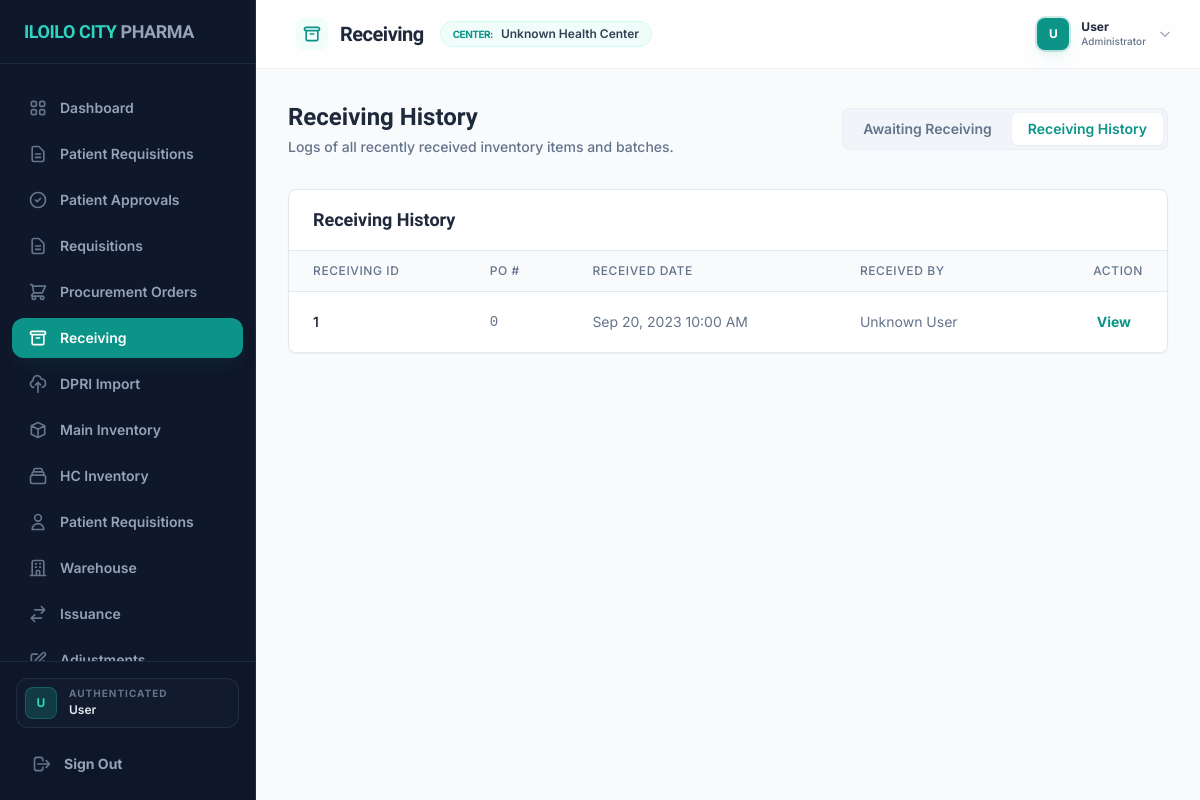
The app's page /index.php?page=receiving&tab=history (signed in) with its own data.
### tables this page shows
CREATE TABLE Receiving (
    ReceivingID INT AUTO_INCREMENT PRIMARY KEY,
    UserID INT,
    POID INT,
    ReceivedDate DATETIME NOT NULL,
    CreatedAt TIMESTAMP DEFAULT CURRENT_TIMESTAMP,
    FOREIGN KEY (UserID) REFERENCES Users(UserID) ON DELETE SET NULL,
    FOREIGN KEY (POID) REFERENCES ProcurementOrder(POID) ON DELETE SET NULL
);

### includes/db.php (called while the page is built, shortened)
<?php
class Database {
    private static $instance = null;
    private $conn;
    private function __construct() {
        try {
            $dsn = "mysql:host=" . DB_HOST . ";dbname=" . DB_NAME . ";charset=" . DB_CHARSET;
            $options = [
                PDO::ATTR_ERRMODE            => PDO::ERRMODE_EXCEPTION,
                PDO::ATTR_DEFAULT_FETCH_MODE => PDO::FETCH_ASSOC,
                PDO::ATTR_EMULATE_PREPARES   => false,
            ];
            $this->conn = new PDO($dsn, DB_USER, DB_PASS, $options);
        } catch (PDOException $e) {
            error_log("Database Connection Error: " . $e->getMessage());
            throw new Exception("Database connection failed. Please check your configuration.");
        }
    }
    public static function getInstance() {
        if (self::$instance === null) {
            self::$instance = new Database();
        }
        return self::$instance;
    }
    public function fetchAll($sql, $params = []) {
        try {
            $stmt = $this->conn->prepare($sql);
            $stmt->execute($params);
            return $stmt->fetchAll();
        } catch (PDOException $e) {
            error_log("Fetch All Error: " . $e->getMessage());
            return [];
        }
    }
}
$db = Database::getInstance();
function get_data($file) {
    global $db;
    switch($file) {
        case 'users':
            return $db->fetchAll("SELECT UserID, FName as FirstName, MName as MiddleName, LName as LastName, Role, Username, Password, HealthCenterID, EmailNotifications, InAppNotifications, ThemePreference FROM Users");
        case 'health_centers':
            return $db->fetchAll("SELECT * FROM HealthCenters");
        case 'procurement_orders':
            $pos = $db->fetchAll("SELECT po.*, s.Name as SupplierName, hc.Name as HealthCenterName, c.ContractNumber as LinkedContractNumber FROM ProcurementOrder po LEFT JOIN Supplier s ON po.SupplierID = s.SupplierID LEFT JOIN HealthCenters hc ON po.HealthCenterID = hc.HealthCenterID LEFT JOIN Contract c ON po.ContractID = c.ContractID ORDER BY po.PODate DESC");
            if (empty($pos)) return [];
            return $pos;
        case 'receivings':
            $receivings = $db->fetchAll("SELECT * FROM Receiving ORDER BY ReceivedDate DESC");
            foreach ($receivings as &$rcv) {
                $rcv['ReceivedItems'] = $db->fetchAll(
                    "SELECT ri.*, cib.*, i.ItemName FROM ReceivingItem ri
                     JOIN CentralInventoryBatch cib ON ri.BatchID = cib.BatchID
                     JOIN Item i ON cib.ItemID = i.ItemID
                     WHERE ri.ReceivingID = ?",
                    [$rcv['ReceivingID']]
                );
            }
            return $receivings;
    }
}

### pages/receiving.php (the view, shortened to what this page needs)
<?php
$procurementOrders = get_data('procurement_orders');
$receivings = get_data('receivings');
$users = get_data('users');
$posToReceive = array_filter($procurementOrders, function($po) {
    return $po['StatusType'] === 'Approved';
});
function getUserFullName($userId, $users) {
    return 'Unknown User';
}
function getPONumber($poid, $procurementOrders) {
    return $poid;
}
$tab = $_GET['tab'] ?? 'awaiting';
?>
<div class="space-y-6">
    <div class="flex flex-col md:flex-row md:items-center justify-between gap-6 mb-8">
        <div class="space-y-1">
            <h2 class="text-2xl font-bold text-slate-800 dark:text-white">
                <?php echo $tab === 'awaiting' ? 'Awaiting Receiving' : 'Receiving History'; ?>
            </h2>
            <p class="text-slate-500 font-medium text-sm">
                <?php echo $tab === 'awaiting' ? 'Inspect and process incoming shipments from procurement orders.' : 'Logs of all recently received inventory items and batches.'; ?>
            </p>
        </div>
        <div class="flex space-x-1 bg-slate-100 dark:bg-slate-900/50 p-1 rounded-lg border border-slate-200/50 dark:border-slate-800/50">
            <a href="index.php?page=receiving&tab=awaiting" class="px-4 py-1.5 text-sm font-semibold rounded-md transition-colors <?php echo $tab === 'awaiting' ? 'bg-white dark:bg-slate-600 shadow-sm text-primary dark:text-white' : 'text-slate-500 dark:text-slate-400 hover:bg-white/50 dark:hover:bg-slate-600/50'; ?>">Awaiting Receiving</a>
            <a href="index.php?page=receiving&tab=history" class="px-4 py-1.5 text-sm font-semibold rounded-md transition-colors <?php echo $tab === 'history' ? 'bg-white dark:bg-slate-600 shadow-sm text-primary dark:text-white' : 'text-slate-500 dark:text-slate-400 hover:bg-white/50 dark:hover:bg-slate-600/50'; ?>">Receiving History</a>
        </div>
    </div>
    <?php if ($tab === 'awaiting'): ?>
        <div class="bg-white dark:bg-slate-800 rounded-lg shadow-sm border border-slate-200 dark:border-slate-700 overflow-hidden">
            <div class="px-6 py-4 border-b border-slate-200 dark:border-slate-700">
                <h3 class="text-lg font-semibold text-slate-800 dark:text-white">Procurement Orders - Approved for Receiving</h3>
            </div>
            <div class="overflow-x-auto">
                <table class="min-w-full divide-y divide-slate-200 dark:divide-slate-700">
                    <thead class="bg-slate-50 dark:bg-slate-700">
                        <tr>
                            <th class="px-6 py-3 text-left text-xs font-medium text-slate-500 dark:text-slate-300 uppercase tracking-wider">PO #</th>
                            <th class="px-6 py-3 text-left text-xs font-medium text-slate-500 dark:text-slate-300 uppercase tracking-wider">Supplier</th>
                            <th class="px-6 py-3 text-left text-xs font-medium text-slate-500 dark:text-slate-300 uppercase tracking-wider">PO Date</th>
                            <th class="px-6 py-3 text-left text-xs font-medium text-slate-500 dark:text-slate-300 uppercase tracking-wider">Status</th>
                            <th class="px-6 py-3 text-right text-xs font-medium text-slate-500 dark:text-slate-300 uppercase tracking-wider">Action</th>
                        </tr>
                    </thead>
                    <tbody class="bg-white dark:bg-slate-800 divide-y divide-slate-200 dark:divide-slate-700">
                        <?php if (empty($posToReceive)): ?>
                            <tr>
                                <td colspan="5" class="px-6 py-8 text-center text-slate-500 dark:text-slate-400">
                                    No procurement orders are currently approved for receiving.
                                </td>
                            </tr>
                        <?php else: ?>
                            <?php foreach ($posToReceive as $po): ?>
                            <tr>
                                <td class="px-6 py-4 whitespace-nowrap text-sm font-medium text-slate-900 dark:text-white"><?php echo $po['PONumber']; ?></td>
                                <td class="px-6 py-4 whitespace-nowrap text-sm text-slate-500 dark:text-slate-400"><?php echo $po['SupplierName'] ?? 'Unknown Supplier'; ?></td>
                                <td class="px-6 py-4 whitespace-nowrap text-sm text-slate-500 dark:text-slate-400"><?php echo date('M d, Y', strtotime($po['PODate'])); ?></td>
                                <td class="px-6 py-4 whitespace-nowrap">
                                    <span class="px-2 inline-flex text-xs leading-5 font-semibold rounded-full bg-green-100 text-green-800">
                                        <?php echo $po['StatusType']; ?>
                                    </span>
                                </td>
                                <td class="px-6 py-4 whitespace-nowrap text-right text-sm font-medium">
                                    <a href="index.php?page=receive_items&id=<?php echo $po['POID']; ?>" class="text-primary hover:text-cyan-900 dark:hover:text-cyan-400 font-medium">Receive Items</a>
                                </td>
                            </tr>
                            <?php endforeach; ?>
                        <?php endif; ?>
                    </tbody>
                </table>
            </div>
        </div>
    <?php else: ?>
        <div class="bg-white dark:bg-slate-800 rounded-lg shadow-sm border border-slate-200 dark:border-slate-700 overflow-hidden">
             <div class="px-6 py-4 border-b border-slate-200 dark:border-slate-700">
                <h3 class="text-lg font-semibold text-slate-800 dark:text-white">Receiving History</h3>
            </div>
            <div class="overflow-x-auto">
                <table class="min-w-full divide-y divide-slate-200 dark:divide-slate-700">
                    <thead class="bg-slate-50 dark:bg-slate-700">
                        <tr>
                            <th class="px-6 py-3 text-left text-xs font-medium text-slate-500 dark:text-slate-300 uppercase tracking-wider">Receiving ID</th>
                            <th class="px-6 py-3 text-left text-xs font-medium text-slate-500 dark:text-slate-300 uppercase tracking-wider">PO #</th>
                            <th class="px-6 py-3 text-left text-xs font-medium text-slate-500 dark:text-slate-300 uppercase tracking-wider">Received Date</th>
                            <th class="px-6 py-3 text-left text-xs font-medium text-slate-500 dark:text-slate-300 uppercase tracking-wider">Received By</th>
                            <th class="px-6 py-3 text-right text-xs font-medium text-slate-500 dark:text-slate-300 uppercase tracking-wider">Action</th>
                        </tr>
                    </thead>
                    <tbody class="bg-white dark:bg-slate-800 divide-y divide-slate-200 dark:divide-slate-700">
                        <?php if (empty($receivings)): ?>
                             <tr>
                                <td colspan="4" class="px-6 py-8 text-center text-slate-500 dark:text-slate-400">
                                    No receiving history found.
                                </td>
                            </tr>
                        <?php else: ?>
                            <?php foreach ($receivings as $rec): ?>
                            <tr>
                                <td class="px-6 py-4 whitespace-nowrap text-sm font-medium text-slate-900 dark:text-white"><?php echo $rec['ReceivingID']; ?></td>
                                <td class="px-6 py-4 whitespace-nowrap text-sm font-mono text-slate-500 dark:text-slate-400"><?php echo getPONumber($rec['POID'], $procurementOrders); ?></td>
                                <td class="px-6 py-4 whitespace-nowrap text-sm text-slate-500 dark:text-slate-400"><?php echo date('M d, Y h:i A', strtotime($rec['ReceivedDate'])); ?></td>
                                <td class="px-6 py-4 whitespace-nowrap text-sm text-slate-500 dark:text-slate-400"><?php
                                    $userName = getUserFullName($rec['UserID'], $users);
                                    echo $userName;
                                ?></td>
                                <td class="px-6 py-4 whitespace-nowrap text-right text-sm font-medium">
                                    <?php
                                        $poNum = getPONumber($rec['POID'], $procurementOrders);
                                        $recJson = json_encode($rec);
                                    ?>
                                    <button
                                        onclick='openReceivingDetailsModal(<?php echo $recJson; ?>, "<?php echo $poNum; ?>", "<?php echo $userName; ?>")'
                                        class="text-primary hover:text-teal-900 dark:hover:text-teal-400 font-bold px-3 py-1 rounded-lg hover:bg-slate-100 dark:hover:bg-slate-700/50 transition-all">
                                        View
                                    </button>
                                </td>
                            </tr>
                            <?php endforeach; ?>
                        <?php endif; ?>
                    </tbody>
                </table>
            </div>
        </div>
    <?php endif; ?>
</div>

### css/style.css (style rules this page uses)
:root { --color-primary: #0d9488; --color-primary-hover: #0f766e; --color-bg-surface: #ffffff; --color-bg-muted: #f8fafc; --color-text-base: #0f172a; --color-text-muted: #475569; --color-text-subtle: #94a3b8; --color-border: #e2e8f0; --font-heading: 'Plus Jakarta Sans', 'Inter', sans-serif; --font-body: 'Inter', sans-serif; }
body { font-family: var(--font-body); color: var(--color-text-base); background-color: var(--color-bg-muted); -webkit-font-smoothing: antialiased; -moz-osx-font-smoothing: grayscale; }
h1, h2, h3, h4, h5, h6, .font-display { font-family: var(--font-heading); }

### records on screen
receiving: ReceivingID "1", POID "0", ReceivedDate "Sep 20, 2023 10:00 AM", UserID "Unknown User"

### other values on screen
$item['label'] "Dashboard"
$item['label'] "Patient Requisitions"
$item['label'] "Patient Approvals"
$item['label'] "Requisitions"
$item['label'] "Procurement Orders"
$item['label'] "Receiving"
$item['label'] "DPRI Import"
$item['label'] "Main Inventory"
$item['label'] "HC Inventory"
$item['label'] "Warehouse"
$item['label'] "Issuance"
substr($_SESSION['user']['FirstName'] ?? 'U', 0, 1) "U"
$_SESSION['user']['FirstName'] "User"
$pageTitle "Receiving"
$hcName "Unknown Health Center"
